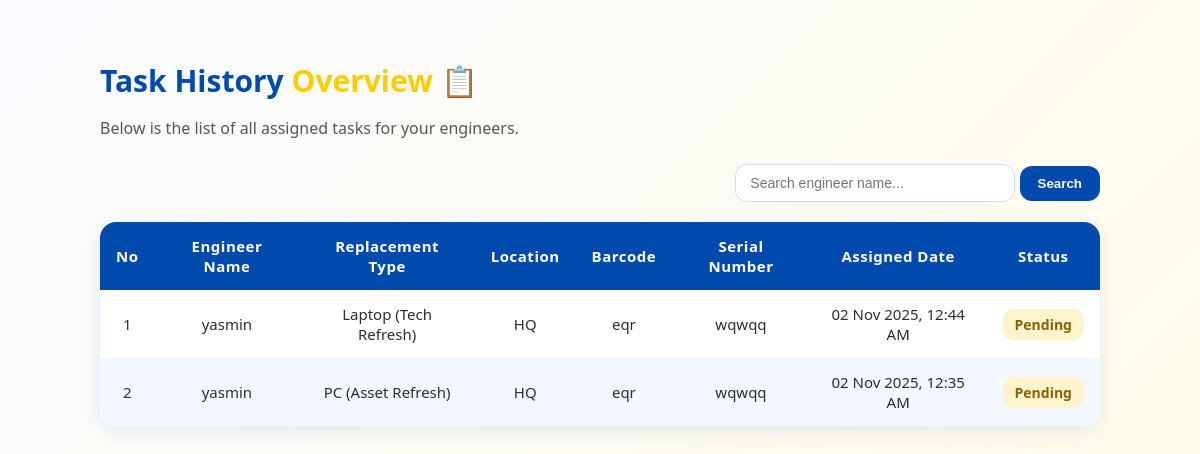
Screenshot of /beyond2u/task-history/5/ (signed in) with the database file from the repository.
### inventorySystem/models.py (models this page shows, shortened)
class AssignedTask(models.Model):
    engineer = models.ForeignKey(Engineer, on_delete=models.CASCADE)
    barcode = models.CharField(max_length=100)
    serial_number = models.CharField(max_length=100)
    username = models.CharField(max_length=100)
    phone_number = models.CharField(max_length=20)
    lan_id = models.CharField(max_length=50)
    location = models.CharField(max_length=100)
    replacement_type = models.CharField(
        max_length=50,
        choices=[
            ('PC (Asset Refresh)', 'PC (Asset Refresh)'),
            ('Laptop (Tech Refresh)', 'Laptop (Tech Refresh)'),
            ('RAM (Parts Upgrade)', 'RAM (Parts Upgrade)')
        ],
    )
    assigned_date = models.DateTimeField(default=timezone.now)

class User(AbstractUser):
    ROLE_CHOICES = [
        ('TeamLead', 'Team Lead'),
        ('SystemEngineer', 'System Engineer'),
    ]
    role = models.CharField(max_length=20, choices=ROLE_CHOICES, default='SystemEngineer')

### inventorySystem/views.py (the view)
# urls.py: path('task-history/', views.task_history, name='task_history'),
@login_required
def task_history(request, engineer_id):
    engineer = get_object_or_404(User, id=engineer_id)
    tasks = AssignedTask.objects.filter(engineer=engineer).order_by('-assigned_date')
    query = request.GET.get('q')
    if query:
        tasks = tasks.filter(engineer__username__icontains=query)
    return render(request, 'task_history.html', {
        'tasks': tasks,
        'engineer': engineer,
    })

### inventorySystem/templates/task_history.html (shortened to what this page needs)
{% load static %}
<!DOCTYPE html>
<html lang="en">
<head>
</head>
<body>
  <div class="content">
    <h1>Task History <span>Overview</span> 📋</h1>
    <p class="subtext">Below is the list of all assigned tasks for your engineers.</p>
    <div class="search-container">
      <form method="get">
        <input type="text" name="q" placeholder="Search engineer name..." value="{{ request.GET.q }}">
        <button type="submit">Search</button>
      </form>
    </div>
    <table>
      <thead>
        <tr>
          <th>No</th>
          <th>Engineer Name</th>
          <th>Replacement Type</th>
          <th>Location</th>
          <th>Barcode</th>
          <th>Serial Number</th>
          <th>Assigned Date</th>
          <th>Status</th>
        </tr>
      </thead>
      <tbody>
        {% for task in tasks %}
        <tr>
          <td>{{ forloop.counter }}</td>
          <td>{{ task.engineer.username }}</td>
          <td>{{ task.replacement_type }}</td>
          <td>{{ task.location }}</td>
          <td>{{ task.barcode }}</td>
          <td>{{ task.serial_number }}</td>
          <td>{{ task.assigned_date|date:"d M Y, h:i A" }}</td>
          <td>
            {% if task.status == "Completed" %}
              <span class="status completed">Completed</span>
            {% else %}
              <span class="status pending">Pending</span>
            {% endif %}
          </td>
        </tr>
        {% empty %}
        <tr>
          <td colspan="8" class="no-data">No task history found.</td>
        </tr>
        {% endfor %}
      </tbody>
    </table>
  </div>
</body>
</html>

### inventorySystem/templates/task_history.html (style rules this page uses)
body { margin: 0; font-family: 'Segoe UI', sans-serif; background: linear-gradient(135deg, #f9fbff, #fffbea); color: #2d2d2d; }
.content { margin-left: 60px; margin-right: 60px; padding: 40px; }
h1 { font-size: 30px; color: #004aad; margin-bottom: 10px; }
h1 span { color: #ffcc00; font-weight: 700; }
.subtext { color: #555; font-size: 16px; margin-bottom: 25px; }
.search-container { display: flex; justify-content: flex-end; margin-bottom: 20px; gap: 10px; }
.search-container input { padding: 10px 14px; border-radius: 12px; border: 1px solid #ccdfff; width: 250px; outline: none; font-size: 14px; transition: 0.3s; }
.search-container button { background-color: #004aad; color: white; border: none; border-radius: 12px; padding: 10px 18px; cursor: pointer; font-weight: 600; transition: all 0.3s ease; }
table { width: 100%; border-collapse: collapse; background: white; border-radius: 16px; overflow: hidden; box-shadow: 0 6px 20px rgba(0, 84, 200, 0.1); }
th, td { padding: 14px 16px; text-align: center; font-size: 15px; }
th { background-color: #004aad; color: white; font-weight: 600; letter-spacing: 0.5px; }
tr:nth-child(even) { background-color: #f3f7ff; }
.status { padding: 6px 12px; border-radius: 10px; font-weight: 600; font-size: 14px; }
.status.pending { background-color: #fff3cd; color: #856404; }

### rows the page displays
AssignedTask: engineer.username "yasmin", replacement_type "Laptop (Tech Refresh)", location "HQ", barcode "eqr", serial_number "wqwqq", assigned_date "02 Nov 2025, 12:44 AM", status "Pending"
AssignedTask: engineer.username "yasmin", replacement_type "PC (Asset Refresh)", location "HQ", barcode "eqr", serial_number "wqwqq", assigned_date "02 Nov 2025, 12:35 AM", status "Pending"
